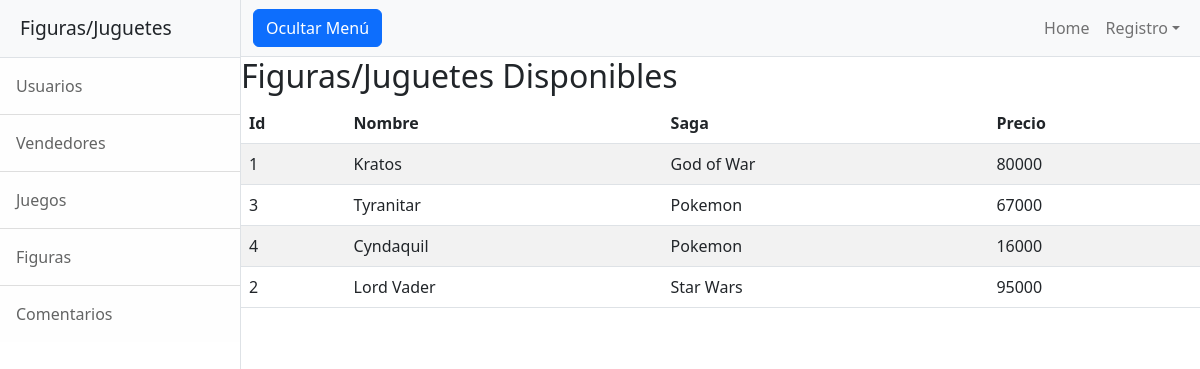
/aplicacion1/figuras/, run on the app's committed database.
### aplicacion1/models.py (models this page shows, shortened)
class figuras(models.Model):
    nombre = models.CharField(max_length=50)
    saga = models.CharField(max_length=50) #saga, juego, libro o pelicula a cual pertenezca dicha figura de accion
    precio = models.IntegerField()
    class Meta:
        verbose_name = "figura"
        verbose_name_plural = "figuras"
        ordering = ['saga']

### aplicacion1/views.py (the view)
# urls.py: path('figuras/', figura, name="figuras" ),
def figura(request):
    contexto = {'figuras': figuras.objects.all() }
    return render(request, "aplicacion1/figuras.html", contexto)

### aplicacion1/templates/aplicacion1/figuras.html
{% extends 'aplicacion1/home.html'%}
{%block pagina%}
    <div class="sidebar-heading border-bottom bg-light">Figuras/Juguetes</div>
{% endblock pagina%}
{% block contenido%}
    <h2>Figuras/Juguetes Disponibles</h2>
    <table class="table table-striped">
        <thead>
            <tr>
                <th>Id</th>
                <th>Nombre</th>
                <th>Saga</th>
                <th>Precio</th>
            </tr>
        </thead>
        <tbody>
    {% for f in figuras %}
            <tr>
                <td>{{f.id}}</td>
                <td>{{f.nombre}}</td>
                <td>{{f.saga}}</td>
                <td>{{f.precio}}</td>
            </tr>
    {%endfor%}
        </tbody>
    </table>
{% endblock contenido%}

### data on the page
figuras: id "1", nombre "Kratos", saga "God of War", precio "80000"
figuras: id "3", nombre "Tyranitar", saga "Pokemon", precio "67000"
figuras: id "4", nombre "Cyndaquil", saga "Pokemon", precio "16000"
figuras: id "2", nombre "Lord Vader", saga "Star Wars", precio "95000"
